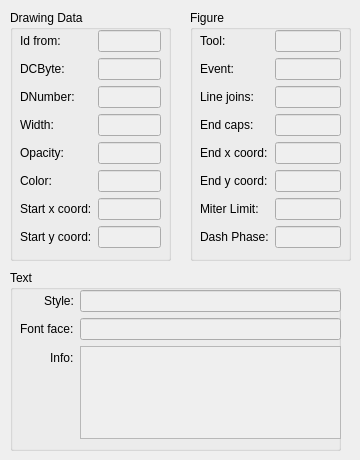
    <widget class="QWidget" name="drawingTab">
     <attribute name="title">
      <string>Drawing</string>
     </attribute>
     <widget class="QGroupBox" name="receiveTextBox">
      <property name="geometry">
       <rect>
        <x>10</x>
        <y>270</y>
        <width>331</width>
        <height>181</height>
       </rect>
      </property>
      <property name="title">
       <string>Text</string>
      </property>
      <widget class="QWidget" name="formLayoutWidget_6">
       <property name="geometry">
        <rect>
         <x>10</x>
         <y>20</y>
         <width>321</width>
         <height>149</height>
        </rect>
       </property>
       <layout class="QFormLayout" name="formLayout_6">
        <property name="fieldGrowthPolicy">
         <enum>QFormLayout::AllNonFixedFieldsGrow</enum>
        </property>
        <property name="labelAlignment">
         <set>Qt::AlignRight|Qt::AlignTrailing|Qt::AlignVCenter</set>
        </property>
        <item row="0" column="0">
         <widget class="QLabel" name="label_20">
          <property name="text">
           <string>Style:</string>
          </property>
          <property name="buddy">
           <cstring>receiveTextStyle</cstring>
          </property>
         </widget>
        </item>
        <item row="0" column="1">
         <widget class="QLineEdit" name="receiveTextStyle">
          <property name="enabled">
           <bool>false</bool>
          </property>
          <property name="alignment">
           <set>Qt::AlignRight|Qt::AlignTrailing|Qt::AlignVCenter</set>
          </property>
         </widget>
        </item>
        <item row="1" column="0">
         <widget class="QLabel" name="label_22">
          <property name="text">
           <string>Font face:</string>
          </property>
          <property name="buddy">
           <cstring>receiveTextFace</cstring>
          </property>
         </widget>
        </item>
        <item row="1" column="1">
         <widget class="QLineEdit" name="receiveTextFace">
          <property name="enabled">
           <bool>false</bool>
          </property>
          <property name="alignment">
           <set>Qt::AlignRight|Qt::AlignTrailing|Qt::AlignVCenter</set>
          </property>
         </widget>
        </item>
        <item row="2" column="0">
         <widget class="QLabel" name="label_23">
          <property name="text">
           <string>Info:</string>
          </property>
          <property name="buddy">
           <cstring>receiveTextText</cstring>
          </property>
         </widget>
        </item>
        <item row="2" column="1">
         <widget class="QPlainTextEdit" name="receiveTextText">
          <property name="enabled">
           <bool>false</bool>
          </property>
         </widget>
        </item>
       </layout>
      </widget>
     </widget>
     <widget class="QGroupBox" name="receiveDrawingBox">
      <property name="geometry">
       <rect>
        <x>10</x>
        <y>10</y>
        <width>161</width>
        <height>251</height>
       </rect>
      </property>
      <property name="title">
       <string>Drawing Data</string>
      </property>
      <widget class="QWidget" name="formLayoutWidget">
       <property name="geometry">
        <rect>
         <x>10</x>
         <y>20</y>
         <width>141</width>
         <height>244</height>
        </rect>
       </property>
       <layout class="QFormLayout" name="formLayout">
        <property name="fieldGrowthPolicy">
         <enum>QFormLayout::AllNonFixedFieldsGrow</enum>
        </property>
        <property name="rowWrapPolicy">
         <enum>QFormLayout::DontWrapRows</enum>
        </property>
        <item row="0" column="0">
         <widget class="QLabel" name="label_12">
          <property name="text">
           <string>Id from:</string>
          </property>
          <property name="buddy">
           <cstring>recevieDrawingIdFrom</cstring>
          </property>
         </widget>
        </item>
        <item row="0" column="1">
         <widget class="QLineEdit" name="recevieDrawingIdFrom">
          <property name="enabled">
           <bool>false</bool>
          </property>
          <property name="alignment">
           <set>Qt::AlignRight|Qt::AlignTrailing|Qt::AlignVCenter</set>
          </property>
         </widget>
        </item>
        <item row="1" column="0">
         <widget class="QLabel" name="label_13">
          <property name="text">
           <string>DCByte:</string>
          </property>
          <property name="buddy">
           <cstring>receiveDrawingDCByte</cstring>
          </property>
         </widget>
        </item>
        <item row="2" column="0">
         <widget class="QLabel" name="label_14">
          <property name="text">
           <string>DNumber:</string>
          </property>
          <property name="buddy">
           <cstring>receiveDrawingNumber</cstring>
          </property>
         </widget>
        </item>
        <item row="3" column="0">
         <widget class="QLabel" name="label_15">
          <property name="text">
           <string>Width:</string>
          </property>
          <property name="buddy">
           <cstring>receiveDrawingWidth</cstring>
          </property>
         </widget>
        </item>
        <item row="4" column="0">
         <widget class="QLabel" name="label_16">
          <property name="text">
           <string>Opacity:</string>
          </property>
          <property name="buddy">
           <cstring>receiveDrawingOpacity</cstring>
          </property>
         </widget>
        </item>
        <item row="5" column="0">
         <widget class="QLabel" name="label_17">
          <property name="text">
           <string>Color:</string>
          </property>
          <property name="buddy">
           <cstring>receiveDrawingColor</cstring>
          </property>
         </widget>
        </item>
        <item row="6" column="0">
         <widget class="QLabel" name="label_18">
          <property name="text">
           <string>Start x coord:</string>
          </property>
          <property name="buddy">
           <cstring>receiveDrawingXCoordinate</cstring>
          </property>
         </widget>
        </item>
        <item row="7" column="0">
         <widget class="QLabel" name="label_19">
          <property name="text">
           <string>Start y coord:</string>
          </property>
          <property name="buddy">
           <cstring>receiveDrawingYCoordinate</cstring>
          </property>
         </widget>
        </item>
        <item row="1" column="1">
         <widget class="QLineEdit" name="receiveDrawingDCByte">
          <property name="enabled">
           <bool>false</bool>
          </property>
          <property name="alignment">
           <set>Qt::AlignRight|Qt::AlignTrailing|Qt::AlignVCenter</set>
          </property>
         </widget>
        </item>
        <item row="2" column="1">
         <widget class="QLineEdit" name="receiveDrawingNumber">
          <property name="enabled">
           <bool>false</bool>
          </property>
          <property name="alignment">
           <set>Qt::AlignRight|Qt::AlignTrailing|Qt::AlignVCenter</set>
          </property>
         </widget>
        </item>
        <item row="3" column="1">
         <widget class="QLineEdit" name="receiveDrawingWidth">
          <property name="enabled">
           <bool>false</bool>
          </property>
          <property name="alignment">
           <set>Qt::AlignRight|Qt::AlignTrailing|Qt::AlignVCenter</set>
          </property>
         </widget>
        </item>
        <item row="4" column="1">
         <widget class="QLineEdit" name="receiveDrawingOpacity">
          <property name="enabled">
           <bool>false</bool>
          </property>
          <property name="alignment">
           <set>Qt::AlignRight|Qt::AlignTrailing|Qt::AlignVCenter</set>
          </property>
         </widget>
        </item>
        <item row="5" column="1">
         <widget class="QLineEdit" name="receiveDrawingColor">
          <property name="enabled">
           <bool>false</bool>
          </property>
          <property name="alignment">
           <set>Qt::AlignRight|Qt::AlignTrailing|Qt::AlignVCenter</set>
          </property>
         </widget>
        </item>
        <item row="6" column="1">
         <widget class="QLineEdit" name="receiveDrawingXCoordinate">
          <property name="enabled">
           <bool>false</bool>
          </property>
          <property name="alignment">
           <set>Qt::AlignRight|Qt::AlignTrailing|Qt::AlignVCenter</set>
          </property>
         </widget>
        </item>
        <item row="7" column="1">
         <widget class="QLineEdit" name="receiveDrawingYCoordinate">
          <property name="enabled">
           <bool>false</bool>
          </property>
          <property name="alignment">
           <set>Qt::AlignRight|Qt::AlignTrailing|Qt::AlignVCenter</set>
          </property>
         </widget>
        </item>
       </layout>
      </widget>
     </widget>
     <widget class="QGroupBox" name="receiveFigureBox">
      <property name="geometry">
       <rect>
        <x>190</x>
        <y>10</y>
        <width>161</width>
        <height>251</height>
       </rect>
      </property>
      <property name="title">
       <string>Figure</string>
      </property>
      <widget class="QWidget" name="formLayoutWidget_7">
       <property name="geometry">
        <rect>
         <x>10</x>
         <y>20</y>
         <width>141</width>
         <height>244</height>
        </rect>
       </property>
       <layout class="QFormLayout" name="formLayout_7">
        <item row="2" column="0">
         <widget class="QLabel" name="label_25">
          <property name="text">
           <string>Line joins:</string>
          </property>
          <property name="buddy">
           <cstring>receiveFigureLineJoin</cstring>
          </property>
         </widget>
        </item>
        <item row="0" column="1">
         <widget class="QLineEdit" name="receiveFigureTool">
          <property name="enabled">
           <bool>false</bool>
          </property>
          <property name="alignment">
           <set>Qt::AlignRight|Qt::AlignTrailing|Qt::AlignVCenter</set>
          </property>
         </widget>
        </item>
        <item row="1" column="1">
         <widget class="QLineEdit" name="receiveFigureEvent">
          <property name="enabled">
           <bool>false</bool>
          </property>
          <property name="alignment">
           <set>Qt::AlignRight|Qt::AlignTrailing|Qt::AlignVCenter</set>
          </property>
         </widget>
        </item>
        <item row="2" column="1">
         <widget class="QLineEdit" name="receiveFigureLineJoin">
          <property name="enabled">
           <bool>false</bool>
          </property>
          <property name="alignment">
           <set>Qt::AlignRight|Qt::AlignTrailing|Qt::AlignVCenter</set>
          </property>
         </widget>
        </item>
        <item row="3" column="0">
         <widget class="QLabel" name="label_26">
          <property name="text">
           <string>End caps:</string>
          </property>
          <property name="buddy">
           <cstring>receiveFigureEndCaps</cstring>
          </property>
         </widget>
        </item>
        <item row="0" column="0">
         <widget class="QLabel" name="label_27">
          <property name="text">
           <string>Tool:</string>
          </property>
          <property name="buddy">
           <cstring>receiveFigureTool</cstring>
          </property>
         </widget>
        </item>
        <item row="1" column="0">
         <widget class="QLabel" name="label_28">
          <property name="text">
           <string>Event:</string>
          </property>
          <property name="buddy">
           <cstring>receiveFigureEvent</cstring>
          </property>
         </widget>
        </item>
        <item row="3" column="1">
         <widget class="QLineEdit" name="receiveFigureEndCaps">
          <property name="enabled">
           <bool>false</bool>
          </property>
          <property name="alignment">
           <set>Qt::AlignRight|Qt::AlignTrailing|Qt::AlignVCenter</set>
          </property>
         </widget>
        </item>
        <item row="4" column="0">
         <widget class="QLabel" name="label_21">
          <property name="text">
           <string>End x coord:</string>
          </property>
          <property name="buddy">
           <cstring>receiveFigureEndXCoordinate</cstring>
          </property>
         </widget>
        </item>
        <item row="5" column="0">
         <widget class="QLabel" name="label_24">
          <property name="text">
           <string>End y coord:</string>
          </property>
          <property name="buddy">
           <cstring>receiveFigureEndYCoordinate</cstring>
          </property>
         </widget>
        </item>
        <item row="6" column="0">
         <widget class="QLabel" name="label_29">
          <property name="text">
           <string>Miter Limit:</string>
          </property>
          <property name="buddy">
           <cstring>receiveFigureMiterLimit</cstring>
          </property>
         </widget>
        </item>
        <item row="7" column="0">
         <widget class="QLabel" name="label_30">
          <property name="text">
           <string>Dash Phase:</string>
          </property>
          <property name="buddy">
           <cstring>receiveFigureDashPhase</cstring>
          </property>
         </widget>
        </item>
        <item row="4" column="1">
         <widget class="QLineEdit" name="receiveFigureEndXCoordinate">
          <property name="enabled">
           <bool>false</bool>
          </property>
          <property name="alignment">
           <set>Qt::AlignRight|Qt::AlignTrailing|Qt::AlignVCenter</set>
          </property>
         </widget>
        </item>
        <item row="5" column="1">
         <widget class="QLineEdit" name="receiveFigureEndYCoordinate">
          <property name="enabled">
           <bool>false</bool>
          </property>
          <property name="alignment">
           <set>Qt::AlignRight|Qt::AlignTrailing|Qt::AlignVCenter</set>
          </property>
         </widget>
        </item>
        <item row="6" column="1">
         <widget class="QLineEdit" name="receiveFigureMiterLimit">
          <property name="enabled">
           <bool>false</bool>
          </property>
          <property name="alignment">
           <set>Qt::AlignRight|Qt::AlignTrailing|Qt::AlignVCenter</set>
          </property>
         </widget>
        </item>
        <item row="7" column="1">
         <widget class="QLineEdit" name="receiveFigureDashPhase">
          <property name="enabled">
           <bool>false</bool>
          </property>
          <property name="alignment">
           <set>Qt::AlignRight|Qt::AlignTrailing|Qt::AlignVCenter</set>
          </property>
         </widget>
        </item>
       </layout>
      </widget>
     </widget>
    </widget>
